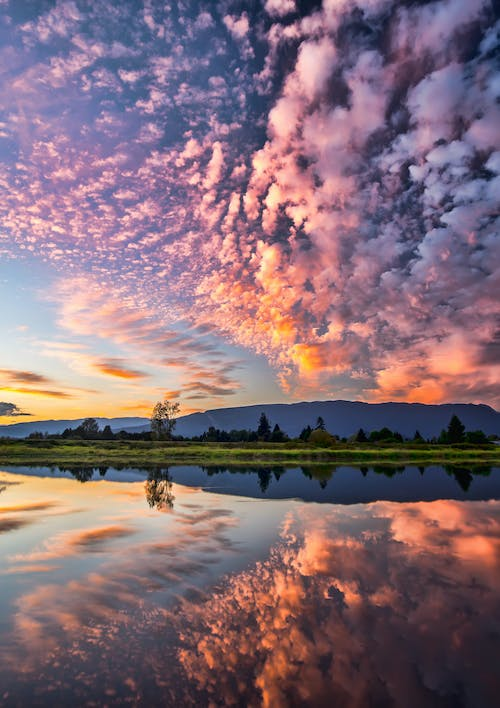
#> input picture images/random.jpeg, 500 x 708 px
$ python SLIC.py -input images/random.jpeg
#> lines starting #> are read from the running program, lines starting #| are printed output that depends on the picture

import argparse

import cv2

import numpy as np
from skimage.segmentation import slic


def alg_SLIC(image,r,size):
    img2 = 	cv2.ximgproc.createSuperpixelSLIC(image, region_size = size, ruler = r)
    img2 = slic(image, n_segments=100, compactness=10)
    img2.iterate(10)
    mask_img2 = img2.getLabelContourMask()
    segments=img2.getNumberOfSuperpixels()
    mask_inv_img2 = cv2.bitwise_not(mask_img2)
    color_img = cv2.cvtColor(img2,cv2.COLOR_Lab2BGR)
    img_slic = cv2.bitwise_and(color_img,color_img,mask = mask_inv_img2)
    cv2.imwrite('SLIC.jpg', img_slic)
    cv2.imshow("img_slic",img_slic)
    cv2.waitKey(0)
    cv2.imwrite('SLIC.jpg', img_slic)


def alg_SLICO(image,r,size):
    img2 = 	cv2.ximgproc.createSuperpixelSLIC(image, algorithm = cv2.ximgproc.SLICO, region_size = size, ruler = r)
    img2.iterate(10)
    mask_img2 = img2.getLabelContourMask()
    mask_inv_img2 = cv2.bitwise_not(mask_img2)
    color_img = cv2.cvtColor(img2,cv2.COLOR_Lab2BGR)
    img_slico = cv2.bitwise_and(image,image,mask = mask_inv_img2)
    cv2.imwrite('SLICO.jpg', img_slico)
    cv2.imshow("img_slico",img_slico)
    cv2.waitKey(0)


def alg_MSLIC(image,r,size):
    img2 = 	cv2.ximgproc.createSuperpixelSLIC(image, algorithm = cv2.ximgproc.MSLIC, region_size = size, ruler = r)
    img2.iterate(10)
    mask_img2 = img2.getLabelContourMask()
    mask_inv_img2 = cv2.bitwise_not(mask_img2)
    img_mslic = cv2.bitwise_and(image,image,mask = mask_inv_img2)
    cv2.imwrite('MSLIC.jpg', img_mslic)
    cv2.imshow("img_mslic",img_mslic)
    cv2.waitKey(0)

def main():
    my_parser = argparse.ArgumentParser(description = 'Simple Linear Iterative Clustering')
    my_parser.add_argument('-input',help = 'filename of image')
    my_parser.add_argument('--alg', help = 'Name of SLIC algorithm variant', required= False, type = str)
    my_parser.add_argument('--ruler', help = 'enter the average superpixel size measured in pixels', required=False, default=10 , type=int)
    my_parser.add_argument('--size', help = 'enter the enforcement of superpixel smoothness', required=False, default=10 , type=int)
    args = my_parser.parse_args()
    image = cv2.imread(args.input)
#> image is the input picture: shape (708, 500, 3); mean B, G, R 118.9, 108.7, 133
    cv2.imshow('IMAGE',image)
    cv2.waitKey()
    image2 = cv2.cvtColor(image,cv2.COLOR_BGR2Lab)
#> image2: shape (708, 500, 3); mean of channels 0, 1, 2 122.4, 140.4, 126
    size = args.size
    ruler = args.ruler
    alg = args.alg
    if alg == 'SLIC':
        alg_SLIC(image2,ruler,size)
    elif alg == 'SLICO':
        alg_SLICO(image,ruler,size)
    elif alg == 'MSLIC':
        alg_MSLIC(image,ruler,size)
    else :
        alg_SLIC(image,ruler,size)
#> in alg_SLIC, `img2 = slic(image, n_segments=100, compactness=10)`:
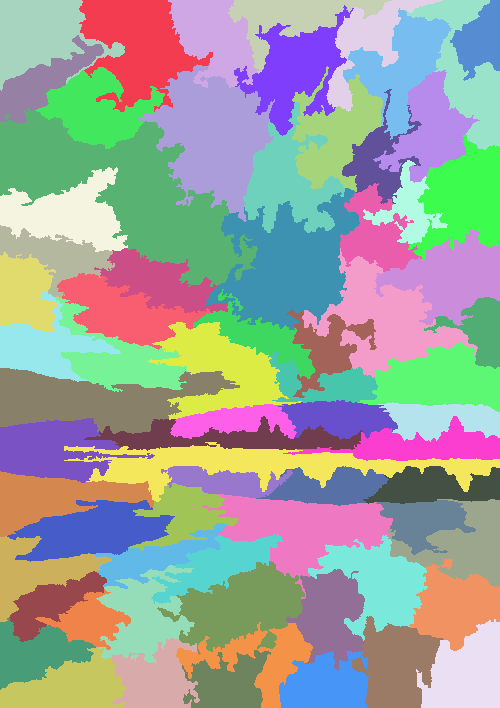
#> img2: shape (708, 500) int64; 71 distinct labels, from 1 to 71; one colour per label, 0 black
    cv2.destroyAllWindows

if __name__ == "__main__":
#> (the run stopped early here; a loop or call above may not have finished)
